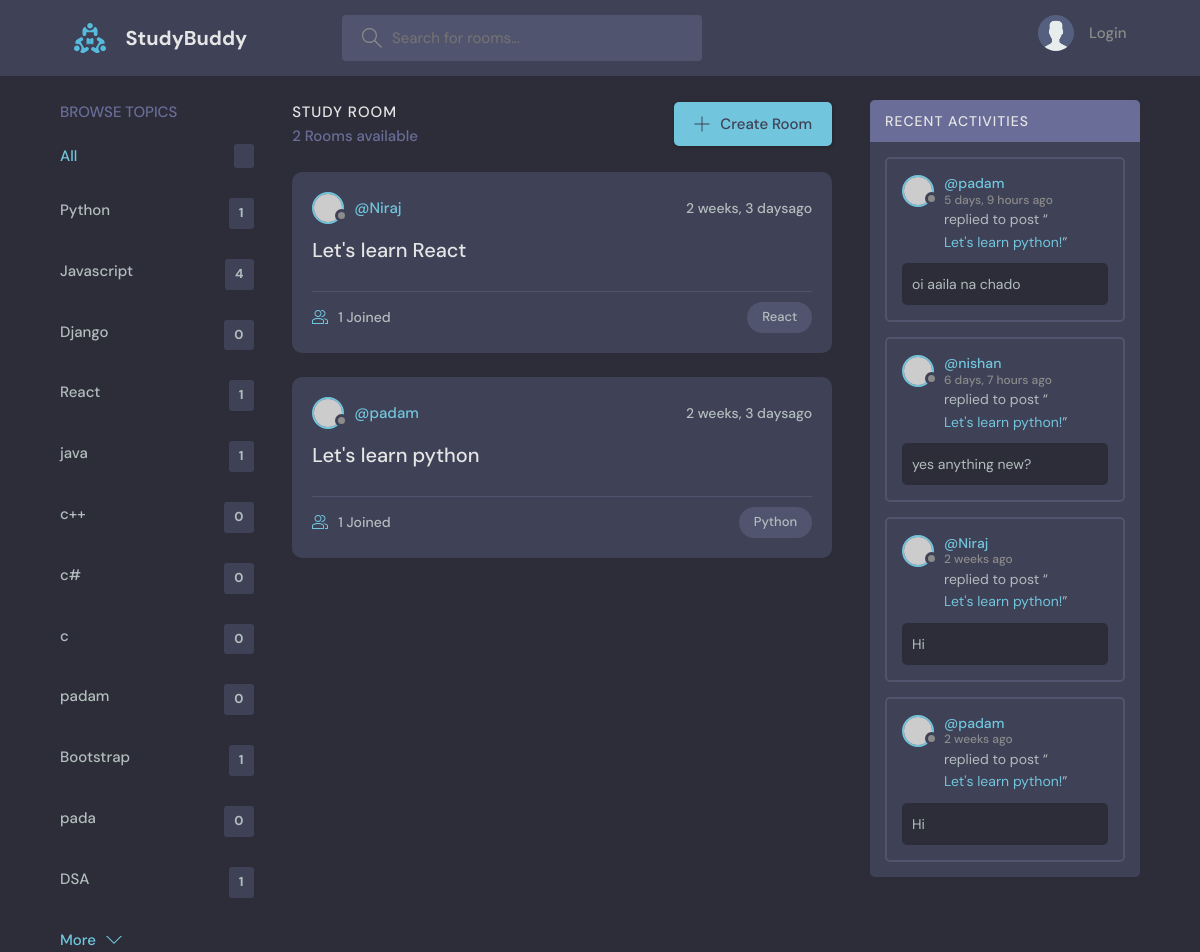
Page /?q=Python on the committed database.
### base/models.py (models this page shows, shortened)
class Topic(models.Model):
    name = models.CharField(max_length=200)

class Room(models.Model):
    host = models.ForeignKey(User,on_delete = models.SET_NULL,null = True)
    topic = models.ForeignKey(Topic,on_delete = models.SET_NULL,null = True)
    name = models.CharField(max_length=200)
    description = models.TextField(null= True,blank = True) #null= true or black= true -- means it cannot be null and black
    participants = models.ManyToManyField(User,related_name='participants' ,blank=True)
    updated = models.DateTimeField(auto_now = True)#it take timestamp everytime whenever updated
    created = models.DateTimeField(auto_now_add = True) #it takes timestapm at the beginning only
    class Meta:
        ordering = ['-updated','-created'] # (-) will make the ordering of lettest item at beginning
    def __str__(self):
        return self.name

class Message(models.Model):
    user = models.ForeignKey(User,on_delete = models.CASCADE)
    room = models.ForeignKey(Room,on_delete=models.CASCADE) #0n_delete= models.CASCADE =>means all the child messages will be deleted
    body= models.TextField()
    updated = models.DateField(auto_now = True)
    created = models.DateTimeField(auto_now_add = True)
    class Meta:
        ordering = ['-updated','-created']

### base/views.py (the view)
# urls.py: path('',views.home,name="home"),
def home(request):
    q = request.GET.get('q') if request.GET.get('q') != None else ''
    rooms = Room.objects.filter(
        Q(topic__name__icontains = q) |
        Q(name__icontains = q) |
        Q(description__icontains = q)
        )
    rooms_count = rooms.count()
    topics = Topic.objects.all()
    room_messages = Message.objects.filter(Q(room__topic__name__icontains = q))
    context = {
        'rooms':rooms,
        'topic':topics,
        'room_count':rooms_count,
        'room_message':room_messages
               }
    return render(request,'base/home.html',context)

### base/templates/base/home.html (shortened to what this page needs)
    {% extends 'main.html' %}
    {% block content %}
    <main class="layout layout--3">
      <div class="container">
        {% include 'base/topics_components.html' %}
        <div class="roomList">
          <div class="roomList__header">
            <div>
              <h2>Study Room</h2>
              <p>{{room_count}} Rooms available</p>
            </div>
            <a class="btn btn--main" href="{% url 'create-room' %}">
              <svg version="1.1" xmlns="http://www.w3.org/2000/svg" width="32" height="32" viewBox="0 0 32 32">
                <title>add</title>
                <path
                  d="M16.943 0.943h-1.885v14.115h-14.115v1.885h14.115v14.115h1.885v-14.115h14.115v-1.885h-14.115v-14.115z"
                ></path>
              </svg>
              Create Room
            </a>
          </div>
         {% include 'base/feed_components.html' %}
        </div>
        {% include 'base/activity_components.html' %}
      </div>
    </main>
{% endblock content %}

### base/templates/base/topics_components.html
<div class="topics">
    <div class="topics__header">
      <h2>Browse Topics</h2>
    </div>
    <ul class="topics__list">
      <li>
        <a href="{% url 'home' %}" class="active">All <span>{{topics.count}}</span></a>
      </li>
      {% for topics in topic %}
      <li>
        <a href="{% url 'home' %}?q={{topics.name}}">{{topics.name}} <span>{{topics.room_set.all.count}}</span></a>
      </li>
      {% endfor %}
    </ul>
    <a class="btn btn--link" href="topics.html">
      More
      <svg version="1.1" xmlns="http://www.w3.org/2000/svg" width="32" height="32" viewBox="0 0 32 32">
        <title>chevron-down</title>
        <path d="M16 21l-13-13h-3l16 16 16-16h-3l-13 13z"></path>
      </svg>
    </a>
  </div>

### base/templates/base/feed_components.html (shortened to what this page needs)
{% for i in rooms %}
<div class="roomListRoom">
    <div class="roomListRoom__header">
      <a href="{% url 'userProfile' i.host.id %}" class="roomListRoom__author">
        <div class="avatar avatar--small">
          <img src="https://randomuser.me/api/portraits/women/11.jpg" />
        </div>
        <span>@{{i.host.username}}</span>
      </a>
      <div class="roomListRoom__actions">
        <span>{{i.created |timesince}}ago</span>
      </div>
    </div>
    <div class="roomListRoom__content">
      <a href="{%  url 'room' i.id %}">{{i.name}}</a>
    </div>
    <div class="roomListRoom__meta">
      <a href="{%  url 'room' i.id %}" class="roomListRoom__joined">
        {{i.participants.all.count}} Joined
      </a>
      <p class="roomListRoom__topic">{{i.topic.name}}</p>
    </div>
  </div>
{% endfor %}

### base/templates/base/activity_components.html (shortened to what this page needs)
<div class="activities">
    <div class="activities__header">
      <h2>Recent Activities</h2>
    </div>
    {% for message in room_message %}
    <div class="activities__box">
      <div class="activities__boxHeader roomListRoom__header">
        <a href=" {% url 'userProfile' message.user.id %}" class="roomListRoom__author">
          <div class="avatar avatar--small">
            <img src="https://randomuser.me/api/portraits/women/11.jpg" />
          </div>
          <p>
            @{{message.user}}
            <span>{{message.created|timesince}} ago</span>
          </p>
        </a>
      </div>
      <div class="activities__boxContent">
        <p>replied to post “<a href="{% url 'room' message.room.id %}">{{message.room}}!</a>”</p>
        <div class="activities__boxRoomContent">
         {{message.body}}
        </div>
      </div>
    </div>
    {% endfor %}
  </div>

### rows in the picture
Topic: name "Python", room_set.all.count "1"
Topic: name "Javascript", room_set.all.count "4"
Topic: name "Django", room_set.all.count "0"
Topic: name "React", room_set.all.count "1"
Topic: name "java", room_set.all.count "1"
Topic: name "c++", room_set.all.count "0"
Topic: name "c#", room_set.all.count "0"
Topic: name "c", room_set.all.count "0"
Topic: name "padam", room_set.all.count "0"
Topic: name "Bootstrap", room_set.all.count "1"
Topic: name "pada", room_set.all.count "0"
Topic: name "DSA", room_set.all.count "1"
Room: host.username "Niraj", created "2 weeks, 3 days", name "Let's learn React", participants.all.count "1", topic.name "React"
Room: host.username "padam", created "2 weeks, 3 days", name "Let's learn python", participants.all.count "1", topic.name "Python"
Message: user "padam", created "5 days, 9 hours", room "Let's learn python", body "oi aaila na chado"
Message: user "nishan", created "6 days, 7 hours", room "Let's learn python", body "yes anything new?"
Message: user "Niraj", created "2 weeks", room "Let's learn python", body "Hi"
Message: user "padam", created "2 weeks", room "Let's learn python", body "Hi"

### other values in the picture
{{ room_count }} "2"
